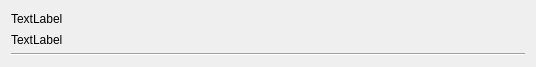
<?xml version="1.0" encoding="UTF-8"?>
<ui version="4.0">
 <class>ProjectEntry</class>
 <widget class="QWidget" name="ProjectEntry">
  <property name="geometry">
   <rect>
    <x>0</x>
    <y>0</y>
    <width>536</width>
    <height>67</height>
   </rect>
  </property>
  <property name="windowTitle">
   <string>Form</string>
  </property>
  <layout class="QVBoxLayout" name="verticalLayout">
   <item>
    <widget class="QLabel" name="projectNameLabel">
     <property name="text">
      <string>TextLabel</string>
     </property>
     <property name="textFormat">
      <enum>Qt::AutoText</enum>
     </property>
    </widget>
   </item>
   <item>
    <widget class="QLabel" name="projectPathLabel">
     <property name="text">
      <string>TextLabel</string>
     </property>
    </widget>
   </item>
   <item>
    <widget class="Line" name="horizontalLine">
     <property name="orientation">
      <enum>Qt::Horizontal</enum>
     </property>
    </widget>
   </item>
  </layout>
 </widget>
 <resources/>
 <connections/>
</ui>
